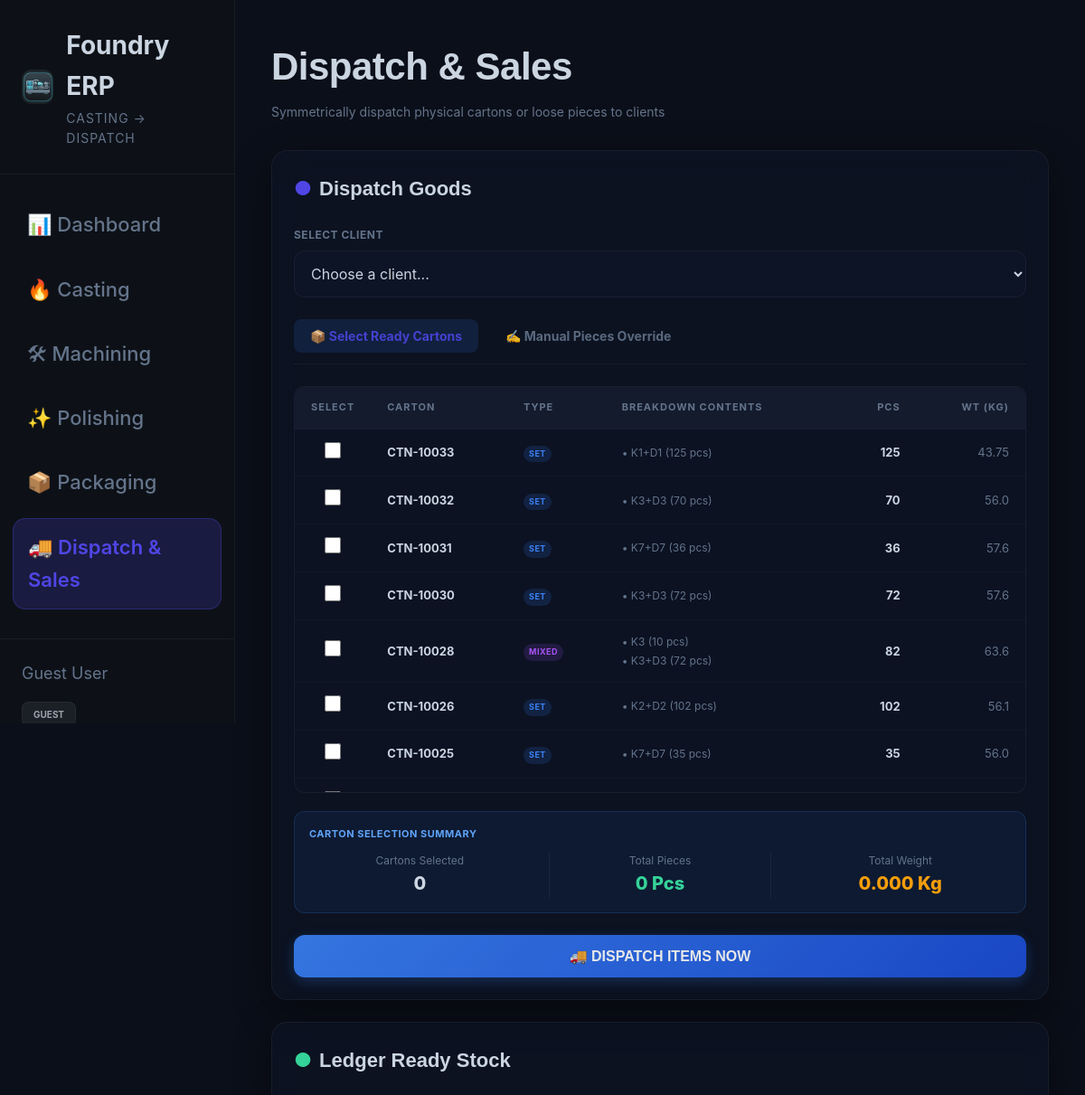
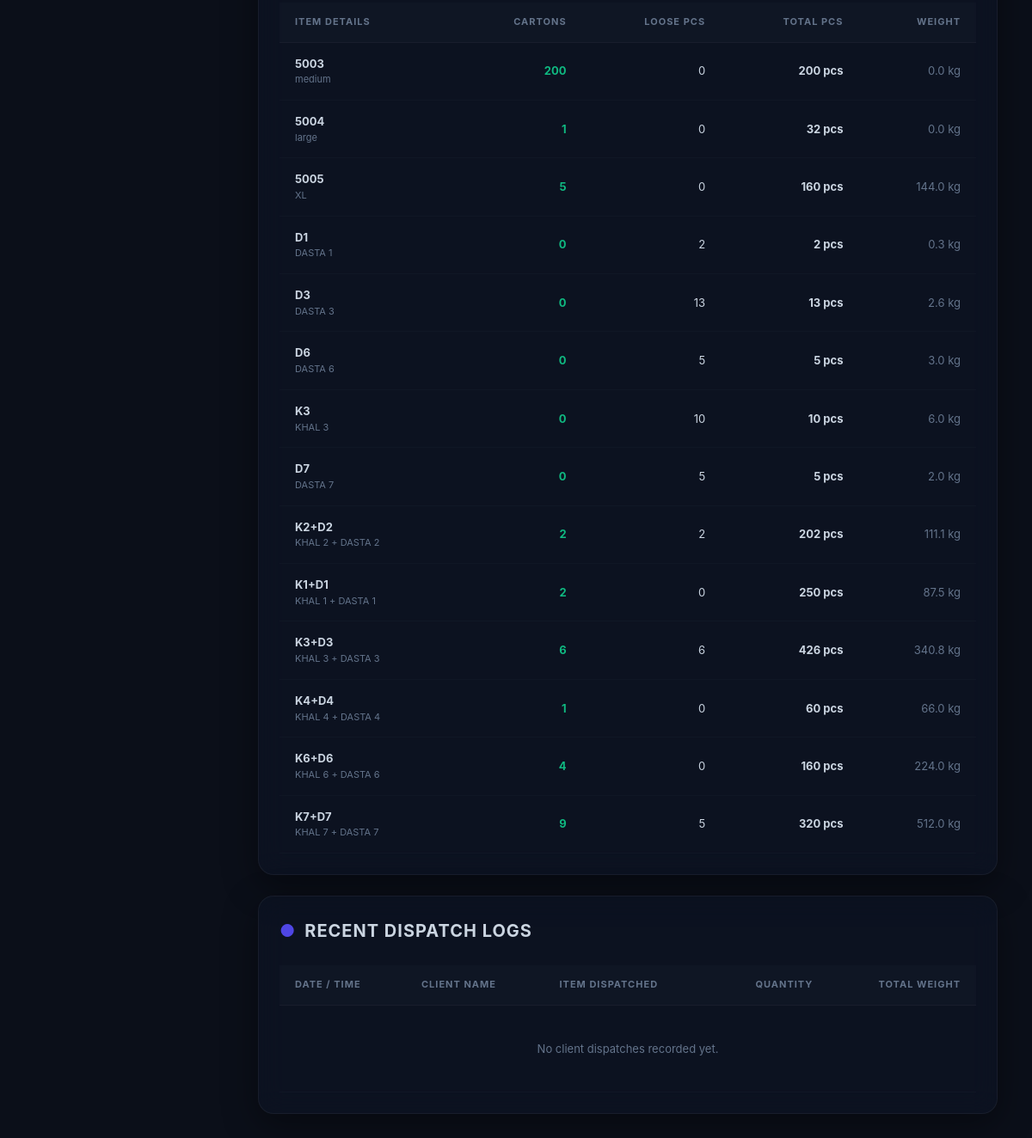
Screenshot of /dispatch/ with the database file from the repository (2 pictures, top to bottom).
### inventory/models.py (models this page shows, shortened)
class Carton(models.Model):
    class CartonStatus(models.TextChoices):
        READY = "READY", "In Warehouse"
        DISPATCHED = "DISPATCHED", "Dispatched"
    class CartonType(models.TextChoices):
        SINGLE = "SINGLE", "Single Item"
        SET = "SET", "Set Item"
        MIXED = "MIXED", "Mixed Carton"
    carton_number = models.CharField(max_length=50, unique=True, blank=True)
    carton_type = models.CharField(max_length=20, choices=CartonType.choices, default=CartonType.SINGLE)
    carton_label = models.CharField(max_length=200, blank=True, null=True)
    cleaning = models.BooleanField(default=False)
    labeling = models.BooleanField(default=False)
    packing = models.BooleanField(default=False)
    total_quantity = models.IntegerField(default=0)
    total_weight = models.FloatField(default=0.0)
    status = models.CharField(max_length=20, choices=CartonStatus.choices, default=CartonStatus.READY)
    client = models.ForeignKey(Client, on_delete=models.SET_NULL, null=True, blank=True, related_name='cartons')
    dispatched_at = models.DateTimeField(null=True, blank=True)
    created_at = models.DateTimeField(auto_now_add=True)

class CartonItem(models.Model):
    carton = models.ForeignKey(Carton, on_delete=models.CASCADE, related_name='items')
    item = models.ForeignKey(Item, on_delete=models.CASCADE, related_name='carton_contents')
    quantity = models.IntegerField(default=0)
    weight = models.FloatField(default=0.0)

class Item(models.Model):
    client = models.ForeignKey(
        "Client",
        on_delete=models.SET_NULL,
        blank=True,
        null=True
    )
    code = models.CharField(
        max_length=50,
        unique=True
    )
    name = models.CharField(
        max_length=100
    )
    category = models.CharField(
        max_length=100,
        default="OTHER"
    )
    sub_category = models.CharField(
        max_length=100,
        blank=True,
        null=True
    )
    material = models.CharField(
        max_length=100,
        default="OTHER",
        blank=True,
        null=True
    )
    variant = models.CharField(
        max_length=100,
        blank=True,
        null=True
    )
    item_type = models.CharField(
        max_length=100,
        default='REGULAR'
    )
    casting_weight = models.FloatField(
        default=0
    )
    machining_weight = models.FloatField(
        default=0
    )
    lot_size = models.IntegerField(
        default=0
    )
    lot_with_box = models.IntegerField(
        default=0
    )
    process = models.CharField(
        max_length=50,
        choices=ProcessType.choices,
        blank=True,
        null=True
    )
    casting_required = models.BooleanField(
        default=True
    )
    machining_required = models.BooleanField(
        default=True
    )
    polishing_required = models.BooleanField(
        default=True
    )
    packing_required = models.BooleanField(
        default=True
    )
    rate_per_piece = models.FloatField(
        default=0
    )
    notes = models.TextField(
        blank=True,
        null=True
    )
    active = models.BooleanField(
        default=True
    )
    created_at = models.DateTimeField(
        auto_now_add=True
    )
    def calculate_cartons_and_loose(self, quantity):
        divisor = self.lot_with_box or self.lot_size or 1
        if self.lot_size and self.lot_with_box:
            if quantity % self.lot_size == 0:
                divisor = self.lot_size
            elif quantity % self.lot_with_box == 0:
                divisor = self.lot_with_box
            else:
                rem_size = quantity % self.lot_size
                rem_box = quantity % self.lot_with_box
                if rem_size < rem_box:
                    divisor = self.lot_size
                else:
                    divisor = self.lot_with_box
        cartons = quantity // divisor if divisor > 0 else 0
        loose = quantity % divisor if divisor > 0 else quantity
        return cartons, loose

### inventory/views/logistics.py (the view, shortened to what this page needs)
def dispatch_view(request):
    from inventory.models import Client, Item, StockTransaction, TransactionType, Carton, CartonItem
    from django.contrib import messages
    from django.shortcuts import redirect, render
    from django.utils import timezone
    from inventory import services
    clients = Client.objects.all()
    items = Item.objects.all()
    stock_rows = []
    for item in items:
        item_stock = services.get_stock_by_item(item)
        ready_qty = item_stock['ready']
        if ready_qty > 0:
            cartons_cnt, loose_pieces = item.calculate_cartons_and_loose(ready_qty)
            stock_rows.append({
                "item": item,
                "cartons": cartons_cnt,
                "loose_pieces": loose_pieces,
                "total_pieces": ready_qty,
                "weight": round(ready_qty * float(item.machining_weight or 0), 3)
            })
    available_cartons = Carton.objects.filter(status='READY').order_by('-created_at')
    recent_dispatches = StockTransaction.objects.filter(
        transaction_type=TransactionType.DISPATCH_OUT
    ).order_by("-created_at")[:20]
    context = {
        "clients": clients,
        "items": items,
        "stock_rows": stock_rows,
        "available_cartons": available_cartons,
        "recent_dispatches": recent_dispatches,
    }
    return render(request, "dispatch.html", context)

### templates/dispatch.html (shortened to what this page needs)
{% extends "layout/base.html" %}
{% block content %}
<div style="display:flex; justify-content:space-between; align-items:center; margin-bottom:30px;">
    <div>
        <h1 style="font-size:42px; font-weight:800; margin:0; letter-spacing:-0.5px; font-family:'Outfit', sans-serif;">
            Dispatch & Sales
        </h1>
        <p style="color:var(--text-secondary); margin:6px 0 0; font-size:14px;">
            Symmetrically dispatch physical cartons or loose pieces to clients
        </p>
    </div>
</div>
<div class="grid-2">
    <div class="glass-card">
        <h3 style="margin-bottom:24px; font-size:22px; font-family:'Outfit', sans-serif; display:flex; align-items:center; gap:8px;">
            <span style="color:var(--accent-blue);">●</span> Dispatch Goods
        </h3>
        <form method="POST" action="{% url 'dispatch' %}">
            <div style="margin-bottom:24px;">
                <label style="display:block; margin-bottom:8px; font-size:12px; font-weight:700; color:var(--text-secondary); text-transform:uppercase; letter-spacing:0.5px;">
                    Select Client
                </label>
                <select name="client" required style="width:100%; padding:14px; background:rgba(15,23,42,0.6); border:1px solid var(--border-soft); border-radius:12px; color:var(--text-primary); outline:none; font-size:16px; transition:border 0.3s;">
                    <option value="">Choose a client...</option>
                </select>
            </div>
            <div class="dispatch-tabs">
                <button type="button" onclick="switchDispatchTab('cartons')" id="tabBtnCartons" class="dispatch-tab-btn active">
                    📦 Select Ready Cartons
                </button>
                <button type="button" onclick="switchDispatchTab('manual')" id="tabBtnManual" class="dispatch-tab-btn">
                    ✍️ Manual Pieces Override
                </button>
            </div>
            <div id="tabContentCartons" class="tab-content active">
                <div style="max-height:450px; overflow-y:auto; border:1px solid var(--border-soft); border-radius:12px; margin-bottom:20px; background:rgba(15,23,42,0.3);">
                    <table class="dispatch-table">
                        <thead style="position:sticky; top:0; z-index:1; background:#0f172a;">
                            <tr>
                                <th style="width:40px; text-align:center;">Select</th>
                                <th>Carton</th>
                                <th>Type</th>
                                <th>Breakdown Contents</th>
                                <th style="text-align:right;">Pcs</th>
                                <th style="text-align:right;">Wt (Kg)</th>
                            </tr>
                        </thead>
                        <tbody>
                            {% for carton in available_cartons %}
                            <tr style="cursor:pointer;" onclick="toggleCartonRow(event, 'chk_{{ carton.id }}')">
                                <td style="text-align:center;" onclick="event.stopPropagation();">
                                    <input type="checkbox" name="cartons_selected" id="chk_{{ carton.id }}" value="{{ carton.id }}"
                                           data-qty="{{ carton.total_quantity }}" data-weight="{{ carton.total_weight }}"
                                           onchange="recalculateCartonSelection()" style="width:18px; height:18px; cursor:pointer;">
                                </td>
                                <td style="font-weight:700; color:var(--text-primary);">{{ carton.carton_number }}</td>
                                <td>
                                    <span class="badge" style="font-size:9px; padding:2px 6px;
                                        {% if carton.carton_type == 'MIXED' %}background:rgba(168,85,247,0.15); color:#a855f7;
                                        {% elif carton.carton_type == 'SET' %}background:rgba(59,130,246,0.15); color:#3b82f6;
                                        {% else %}background:rgba(16,185,129,0.15); color:#10b981;{% endif %}">
                                        {{ carton.carton_type }}
                                    </span>
                                </td>
                                <td>
                                    <div style="font-size:12px; color:var(--text-secondary); display:flex; flex-direction:column; gap:2px;">
                                        {% for ci in carton.items.all %}
                                            <span>• {{ ci.item.code }} ({{ ci.quantity }} pcs)</span>
                                        {% endfor %}
                                    </div>
                                </td>
                                <td style="text-align:right; font-weight:700;">{{ carton.total_quantity }}</td>
                                <td style="text-align:right; color:var(--text-secondary);">{{ carton.total_weight }}</td>
                            </tr>
                            {% empty %}
                            <tr>
                                <td colspan="6" style="text-align:center; padding:40px; color:var(--text-secondary);">
                                    <i>✨</i> No ready physical cartons currently in warehouse.
                                </td>
                            </tr>
                            {% endfor %}
                        </tbody>
                    </table>
                </div>
                <div id="selectionSummaryBar" style="background:rgba(59,130,246,0.08); border:1px solid rgba(59,130,246,0.2); border-radius:12px; padding:16px; margin-bottom:24px;">
                    <div style="font-size:11px; font-weight:700; color:#60a5fa; text-transform:uppercase; letter-spacing:0.5px; margin-bottom:10px;">
                        Carton Selection Summary
                    </div>
                    <div style="display:flex; justify-content:space-between; gap:20px; text-align:center;">
                        <div style="flex:1;">
                            <div style="font-size:12px; color:var(--text-secondary);">Cartons Selected</div>
                            <div id="selCartonsCount" style="font-size:20px; font-weight:800; color:var(--text-primary);">0</div>
                        </div>
                        <div style="flex:1; border-left:1px solid rgba(255,255,255,0.05); border-right:1px solid rgba(255,255,255,0.05);">
                            <div style="font-size:12px; color:var(--text-secondary);">Total Pieces</div>
                            <div id="selTotalPieces" style="font-size:20px; font-weight:800; color:#34d399;">0 Pcs</div>
                        </div>
                        <div style="flex:1;">
                            <div style="font-size:12px; color:var(--text-secondary);">Total Weight</div>
                            <div id="selTotalWeight" style="font-size:20px; font-weight:800; color:#f59e0b;">0.000 Kg</div>
                        </div>
                    </div>
                </div>
            </div>
            <button type="submit" class="btn-submit">
                🚚 DISPATCH ITEMS NOW
            </button>
        </form>
    </div>
    <div class="glass-card">
        <h3 style="margin-bottom:24px; font-size:22px; font-family:'Outfit', sans-serif; display:flex; align-items:center; gap:8px;">
            <span style="color:#34d399;">●</span> Ledger Ready Stock
        </h3>
        <div style="overflow-x:auto;">
            <table class="dispatch-table">
                <thead>
                    <tr>
                        <th>Item Details</th>
                        <th style="text-align:right;">Cartons</th>
                        <th style="text-align:right;">Loose Pcs</th>
                        <th style="text-align:right;">Total Pcs</th>
                        <th style="text-align:right;">Weight</th>
                    </tr>
                </thead>
                <tbody>
                    {% for row in stock_rows %}
                    <tr>
                        <td>
                            <div style="font-weight:700; color:var(--text-primary);">{{ row.item.code }}</div>
                            <div style="font-size:11px; color:var(--text-secondary);">{{ row.item.name }}</div>
                        </td>
                        <td style="text-align:right; font-weight:700; color:#10b981;">{{ row.cartons|default:"0" }}</td>
                        <td style="text-align:right;">{{ row.loose_pieces|default:"0" }}</td>
                        <td style="text-align:right; font-weight:700; color:var(--text-primary);">{{ row.total_pieces|default:"0" }} pcs</td>
                        <td style="text-align:right; color:var(--text-secondary);">{{ row.weight }} kg</td>
                    </tr>
                    {% empty %}
                    <tr>
                        <td colspan="5" style="text-align:center; padding:40px; color:var(--text-secondary);">
                            No items are currently packed and ready for dispatch.
                        </td>
                    </tr>
                    {% endfor %}
                </tbody>
            </table>
        </div>
    </div>
</div>
<div class="glass-card" style="margin-top:24px;">
    <h3 style="margin-bottom:24px; font-size:20px; letter-spacing:1px; display:flex; align-items:center; gap:10px;">
        <span style="color:var(--accent-blue);">●</span> RECENT DISPATCH LOGS
    </h3>
    <div style="overflow-x:auto;">
        <table class="dispatch-table">
            <thead>
                <tr>
                    <th>DATE / TIME</th>
                    <th>CLIENT NAME</th>
                    <th>ITEM DISPATCHED</th>
                    <th style="text-align:right;">QUANTITY</th>
                    <th style="text-align:right;">TOTAL WEIGHT</th>
                </tr>
            </thead>
            <tbody>
                {% for tx in recent_dispatches %}
                <tr>
                    <td style="color:var(--text-secondary);">{{ tx.created_at|date:"d M Y, H:i" }}</td>
                    <td style="font-weight:700; color:var(--text-primary);">👤 {{ tx.client.name }}</td>
                    <td>
                        <div style="font-weight:700; color:var(--text-primary);">{{ tx.item.code }}</div>
                        <div style="font-size:12px; color:var(--text-secondary);">{{ tx.item.name }}</div>
                    </td>
                    <td style="text-align:right; font-weight:700; color:#f59e0b;">{{ tx.quantity }} pcs</td>
                    <td style="text-align:right; color:var(--text-secondary);">{{ tx.weight }} kg</td>
                </tr>
                {% empty %}
                <tr>
                    <td colspan="5" style="text-align:center; padding:40px; color:var(--text-secondary);">
                        No client dispatches recorded yet.
                    </td>
                </tr>
                {% endfor %}
            </tbody>
        </table>
    </div>
</div>
{% endblock %}

### rows the page displays
Carton: carton_number "CTN-10033", carton_type "SET", total_quantity "125", total_weight "43.75"
CartonItem: item.code "K1+D1", quantity "125"
Carton: carton_number "CTN-10032", carton_type "SET", total_quantity "70", total_weight "56.0"
CartonItem: item.code "K3+D3", quantity "70"
Carton: carton_number "CTN-10031", carton_type "SET", total_quantity "36", total_weight "57.6"
CartonItem: item.code "K7+D7", quantity "36"
Carton: carton_number "CTN-10030", carton_type "SET", total_quantity "72", total_weight "57.6"
CartonItem: item.code "K3+D3", quantity "72"
Carton: carton_number "CTN-10028", carton_type "MIXED", total_quantity "82", total_weight "63.6"
CartonItem: item.code "K3", quantity "10"
CartonItem: item.code "K3+D3", quantity "72"
Carton: carton_number "CTN-10026", carton_type "SET", total_quantity "102", total_weight "56.1"
CartonItem: item.code "K2+D2", quantity "102"
Carton: carton_number "CTN-10025", carton_type "SET", total_quantity "35", total_weight "56.0"
CartonItem: item.code "K7+D7", quantity "35"
Item: item.code "5003", item.name "medium", cartons "200", loose_pieces "0", total_pieces "200", weight "0.0"
Item: item.code "5004", item.name "large", cartons "1", loose_pieces "0", total_pieces "32", weight "0.0"
Item: item.code "5005", item.name "XL", cartons "5", loose_pieces "0", total_pieces "160", weight "144.0"
Item: item.code "D1", item.name "DASTA 1", cartons "0", loose_pieces "2", total_pieces "2", weight "0.3"
Item: item.code "D3", item.name "DASTA 3", cartons "0", loose_pieces "13", total_pieces "13", weight "2.6"
Item: item.code "D6", item.name "DASTA 6", cartons "0", loose_pieces "5", total_pieces "5", weight "3.0"
Item: item.code "K3", item.name "KHAL 3", cartons "0", loose_pieces "10", total_pieces "10", weight "6.0"
Item: item.code "D7", item.name "DASTA 7", cartons "0", loose_pieces "5", total_pieces "5", weight "2.0"
Item: item.code "K2+D2", item.name "KHAL 2 + DASTA 2", cartons "2", loose_pieces "2", total_pieces "202", weight "111.1"
Item: item.code "K1+D1", item.name "KHAL 1 + DASTA 1", cartons "2", loose_pieces "0", total_pieces "250", weight "87.5"
Item: item.code "K3+D3", item.name "KHAL 3 + DASTA 3", cartons "6", loose_pieces "6", total_pieces "426", weight "340.8"
Item: item.code "K4+D4", item.name "KHAL 4 + DASTA 4", cartons "1", loose_pieces "0", total_pieces "60", weight "66.0"
Item: item.code "K6+D6", item.name "KHAL 6 + DASTA 6", cartons "4", loose_pieces "0", total_pieces "160", weight "224.0"
Item: item.code "K7+D7", item.name "KHAL 7 + DASTA 7", cartons "9", loose_pieces "5", total_pieces "320", weight "512.0"
